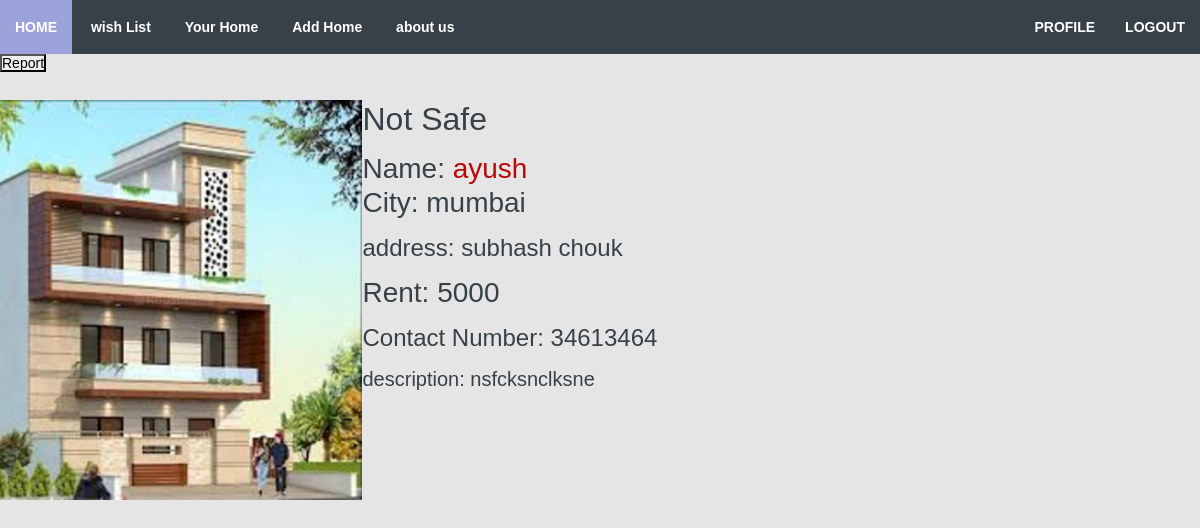
The page /3/ on the database as committed earlier.
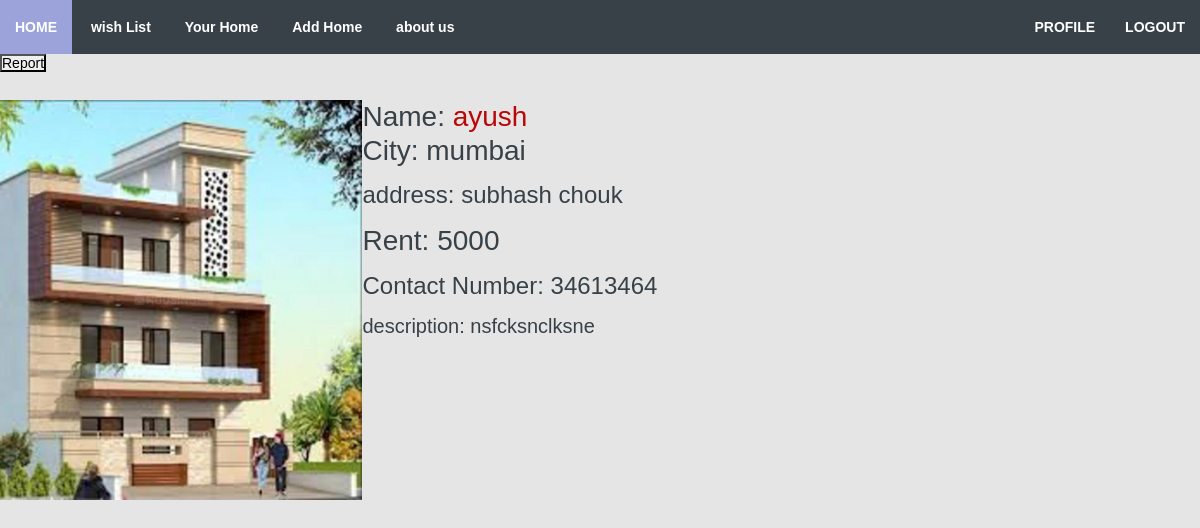
The same page on the database as committed later.
### homeapp/views.py (the view)
# urls.py: path("<int:home_id>/", views.category_home, name='category_home'),
def category_home(request,home_id):
    home_card = Item.objects.get(id=home_id)
    return render(request,'home_card.html',{'home_card':home_card})

### templates/home_card.html (shortened to what this page needs)
{% extends 'base.html' %}
{% load static %}
{% block style %}
<link rel="stylesheet" href="{% static 'homepic.css' %}">
{% endblock style %}
{% block body %}
<a href="/report/{{home_card.id}}/"><p><button>Report</button></p></a><br><br>
  <div class="row">
    <div>
      {% if home_card.picture %}
      <img src="{{home_card.picture.url}}" alt="No Image" style="float: left; width:400x; height:400px;background-size:cover;">
      {% endif %}
    </div>
    <div>
      {% if home_card.report == 2 %}
        <h2>Not Safe</h2><br>
      {% endif %}
        <h3>Name: <a href="/profile/{{home_card.user.id}}/">{{home_card.user.username}}</a></h3>
      <h3>City: {{home_card.city}}</h3><br>
      <h4>address: {{home_card.address}}</h4><br>
      <b><h3>Rent: {{home_card.rent}}</h3></b><br>
      <h4>Contact Number: {{home_card.number}}</h4><br>
      <h5>description: {{home_card.description}} </h5><br>
    </div>
  </div>
{% endblock body %}

Rows that differ between the two databases and show on the page:
changed Item "mumbai": report 2 → 1 (drawn)
Other text that changed with them:
text no longer shown: "Not Safe"
